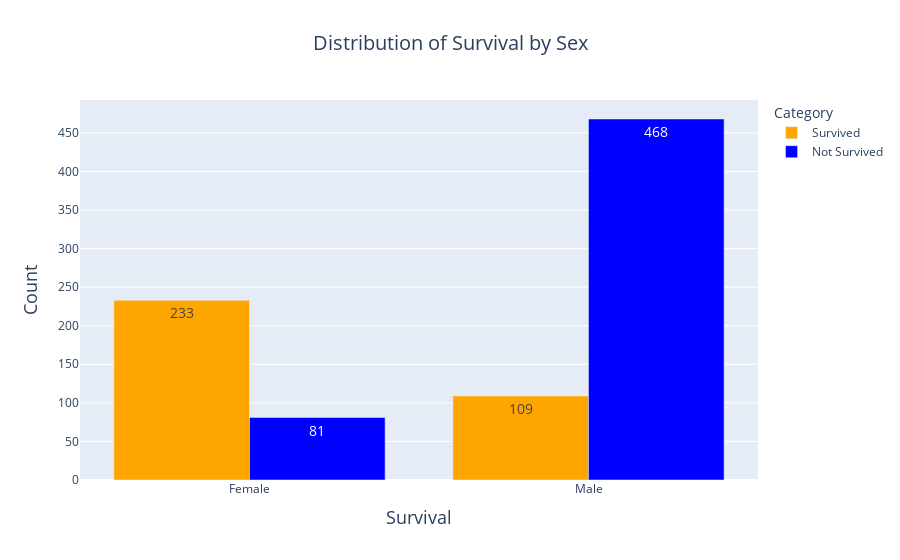

Source (notebook cell):
### Markdown cell above
![Distribution_Survival.png](attachment:Distribution_Survival.png)

### Code cell
# Distribution for survival distribution by Sex
fig = go.Figure()

fig.add_trace(go.Bar(
    x=titanic_df.groupby(['Sex', 'Survived']).size().unstack().index,
    y=titanic_df.groupby(['Sex', 'Survived']).size().unstack()[1],  
    text=titanic_df.groupby(['Sex', 'Survived']).size().unstack()[1],
    textposition='inside',
    textfont=dict(size=14),
    hovertemplate='<b>%{x}</b><br>Count: %{y}<br>Survived',
    name='Survived',
    marker_color='orange',
))

fig.add_trace(go.Bar(
    x=titanic_df.groupby(['Sex', 'Survived']).size().unstack().index,
    y=titanic_df.groupby(['Sex', 'Survived']).size().unstack()[0],  
    text=titanic_df.groupby(['Sex', 'Survived']).size().unstack()[0],
    textposition='inside',
    textfont=dict(size=14),
    hovertemplate='<b>%{x}</b><br>Count: %{y}<br>Not Survived',
    name='Not Survived',
    marker_color='blue',
))

fig.update_xaxes(type='category', tickvals=[0, 1], ticktext=['Female', 'Male'])

fig.update_layout(
    title='Distribution of Survival by Sex',
    xaxis=dict(title='Survival', title_font=dict(size=18)),
    yaxis=dict(title='Count', title_font=dict(size=18)),
    title_font=dict(size=20),
    title_x=0.5,
    barmode='group',  
    legend=dict(title='Category'),
)

fig.show()

### Figure 1 — Plotly figure (JSON) as saved in the notebook; plotly's stock layout.template omitted (floating-point values rounded to 4 significant figures)
{"data": [{"hovertemplate": "<b>%{x}</b><br>Count: %{y}<br>Survived", "marker": {"color": "orange"}, "name": "Survived", "text": [233, 109], "textfont": {"size": 14}, "textposition": "inside", "type": "bar", "x": ["female", "male"], "y": [233, 109]}, {"hovertemplate": "<b>%{x}</b><br>Count: %{y}<br>Not Survived", "marker": {"color": "blue"}, "name": "Not Survived", "text": [81, 468], "textfont": {"size": 14}, "textposition": "inside", "type": "bar", "x": ["female", "male"], "y": [81, 468]}], "layout": {"barmode": "group", "legend": {"title": {"text": "Category"}}, "title": {"font": {"size": 20}, "text": "Distribution of Survival by Sex", "x": 0.5}, "xaxis": {"ticktext": ["Female", "Male"], "tickvals": [0, 1], "title": {"font": {"size": 18}, "text": "Survival"}, "type": "category"}, "yaxis": {"title": {"font": {"size": 18}, "text": "Count"}}}}
